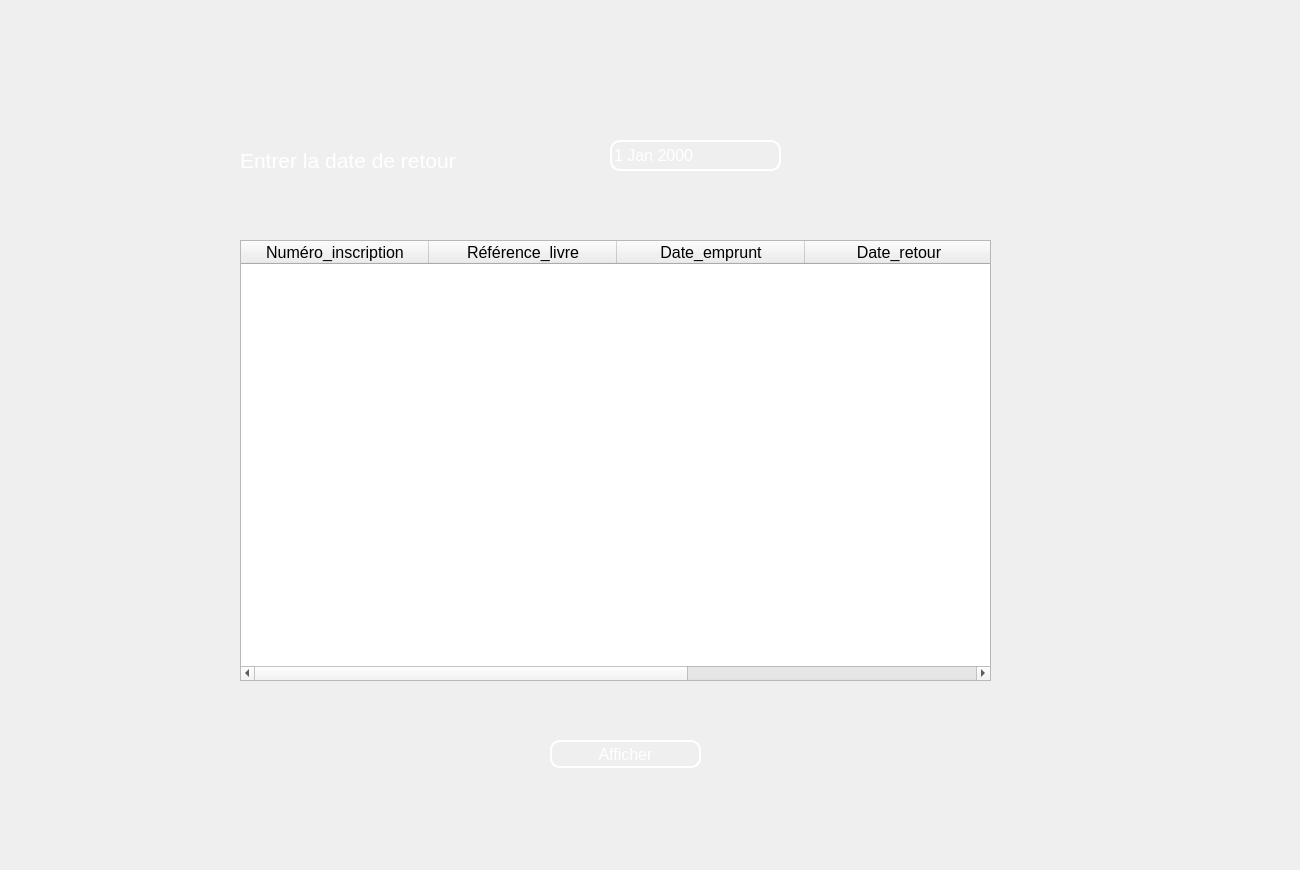
<?xml version="1.0" encoding="UTF-8"?>
<ui version="4.0">
 <class>affichage_emprunts_date_retour</class>
 <widget class="QWidget" name="affichage_emprunts_date_retour">
  <property name="geometry">
   <rect>
    <x>0</x>
    <y>0</y>
    <width>1300</width>
    <height>870</height>
   </rect>
  </property>
  <property name="windowTitle">
   <string>Form</string>
  </property>
  <widget class="QLabel" name="label">
   <property name="geometry">
    <rect>
     <x>0</x>
     <y>0</y>
     <width>1300</width>
     <height>870</height>
    </rect>
   </property>
   <property name="text">
    <string/>
   </property>
   <property name="pixmap">
    <pixmap resource="ressources.qrc">:/ressources/23.jpg</pixmap>
   </property>
   <property name="scaledContents">
    <bool>true</bool>
   </property>
  </widget>
  <widget class="QTableWidget" name="tableWidget">
   <property name="geometry">
    <rect>
     <x>240</x>
     <y>240</y>
     <width>751</width>
     <height>441</height>
    </rect>
   </property>
   <property name="font">
    <font>
     <pointsize>12</pointsize>
    </font>
   </property>
   <attribute name="horizontalHeaderDefaultSectionSize">
    <number>188</number>
   </attribute>
   <column>
    <property name="text">
     <string>Numéro_inscription</string>
    </property>
   </column>
   <column>
    <property name="text">
     <string>Référence_livre</string>
    </property>
   </column>
   <column>
    <property name="text">
     <string>Date_emprunt</string>
    </property>
   </column>
   <column>
    <property name="text">
     <string>Date_retour</string>
    </property>
   </column>
   <column>
    <property name="text">
     <string/>
    </property>
   </column>
  </widget>
  <widget class="QLabel" name="label_2">
   <property name="geometry">
    <rect>
     <x>240</x>
     <y>140</y>
     <width>321</width>
     <height>41</height>
    </rect>
   </property>
   <property name="font">
    <font>
     <pointsize>16</pointsize>
    </font>
   </property>
   <property name="styleSheet">
    <string notr="true">background:transparent;
color: rgb(255, 255, 255);

border-radius:10px</string>
   </property>
   <property name="text">
    <string>Entrer la date de retour</string>
   </property>
  </widget>
  <widget class="QDateEdit" name="dateEdit">
   <property name="geometry">
    <rect>
     <x>610</x>
     <y>140</y>
     <width>171</width>
     <height>31</height>
    </rect>
   </property>
   <property name="font">
    <font>
     <pointsize>12</pointsize>
    </font>
   </property>
   <property name="styleSheet">
    <string notr="true">background:transparent;
color: rgb(255, 255, 255);
border:2px solid white;
border-radius:10px</string>
   </property>
  </widget>
  <widget class="QPushButton" name="pushButton">
   <property name="geometry">
    <rect>
     <x>550</x>
     <y>740</y>
     <width>151</width>
     <height>28</height>
    </rect>
   </property>
   <property name="font">
    <font>
     <pointsize>12</pointsize>
    </font>
   </property>
   <property name="styleSheet">
    <string notr="true">
color: rgb(255, 255, 255);
border:2px solid white;
border-radius:10px</string>
   </property>
   <property name="text">
    <string>Afficher</string>
   </property>
  </widget>
 </widget>
 <resources>
  <include location="ressources.qrc"/>
 </resources>
 <connections/>
</ui>
